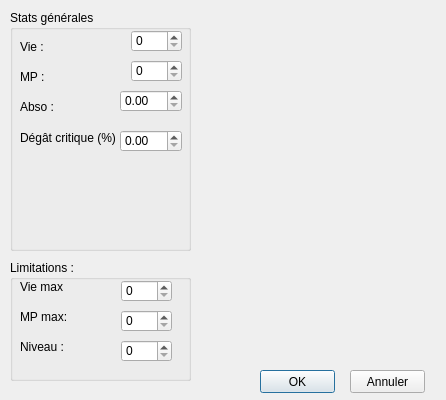
<?xml version="1.0" encoding="UTF-8"?>
<ui version="4.0">
 <class>StatsModifier</class>
 <widget class="QDialog" name="StatsModifier">
  <property name="geometry">
   <rect>
    <x>0</x>
    <y>0</y>
    <width>446</width>
    <height>400</height>
   </rect>
  </property>
  <property name="windowTitle">
   <string>Modificateur de stats</string>
  </property>
  <property name="modal">
   <bool>true</bool>
  </property>
  <widget class="QGroupBox" name="groupBox">
   <property name="geometry">
    <rect>
     <x>10</x>
     <y>10</y>
     <width>181</width>
     <height>241</height>
    </rect>
   </property>
   <property name="title">
    <string>Stats générales</string>
   </property>
   <widget class="QLabel" name="label">
    <property name="geometry">
     <rect>
      <x>10</x>
      <y>30</y>
      <width>47</width>
      <height>13</height>
     </rect>
    </property>
    <property name="text">
     <string>Vie :</string>
    </property>
   </widget>
   <widget class="QLabel" name="label_2">
    <property name="geometry">
     <rect>
      <x>10</x>
      <y>60</y>
      <width>47</width>
      <height>13</height>
     </rect>
    </property>
    <property name="text">
     <string>MP :</string>
    </property>
   </widget>
   <widget class="QLabel" name="label_6">
    <property name="geometry">
     <rect>
      <x>10</x>
      <y>90</y>
      <width>47</width>
      <height>13</height>
     </rect>
    </property>
    <property name="text">
     <string>Abso :</string>
    </property>
   </widget>
   <widget class="QLabel" name="label_7">
    <property name="geometry">
     <rect>
      <x>10</x>
      <y>120</y>
      <width>101</width>
      <height>16</height>
     </rect>
    </property>
    <property name="text">
     <string>Dégât critique (%) :</string>
    </property>
   </widget>
   <widget class="QSpinBox" name="vieSpinBox">
    <property name="geometry">
     <rect>
      <x>121</x>
      <y>20</y>
      <width>51</width>
      <height>22</height>
     </rect>
    </property>
   </widget>
   <widget class="QSpinBox" name="mpSpinBox">
    <property name="geometry">
     <rect>
      <x>121</x>
      <y>50</y>
      <width>51</width>
      <height>22</height>
     </rect>
    </property>
   </widget>
   <widget class="QDoubleSpinBox" name="absoSpinBox">
    <property name="geometry">
     <rect>
      <x>110</x>
      <y>80</y>
      <width>62</width>
      <height>22</height>
     </rect>
    </property>
   </widget>
   <widget class="QDoubleSpinBox" name="critSpinBox">
    <property name="geometry">
     <rect>
      <x>110</x>
      <y>120</y>
      <width>62</width>
      <height>22</height>
     </rect>
    </property>
   </widget>
  </widget>
  <widget class="QGroupBox" name="groupBox_2">
   <property name="geometry">
    <rect>
     <x>10</x>
     <y>260</y>
     <width>181</width>
     <height>121</height>
    </rect>
   </property>
   <property name="title">
    <string>Limitations :</string>
   </property>
   <widget class="QLabel" name="label_3">
    <property name="geometry">
     <rect>
      <x>10</x>
      <y>20</y>
      <width>47</width>
      <height>13</height>
     </rect>
    </property>
    <property name="text">
     <string>Vie max :</string>
    </property>
   </widget>
   <widget class="QLabel" name="label_4">
    <property name="geometry">
     <rect>
      <x>10</x>
      <y>50</y>
      <width>47</width>
      <height>13</height>
     </rect>
    </property>
    <property name="text">
     <string>MP max:</string>
    </property>
   </widget>
   <widget class="QLabel" name="label_5">
    <property name="geometry">
     <rect>
      <x>10</x>
      <y>80</y>
      <width>47</width>
      <height>13</height>
     </rect>
    </property>
    <property name="text">
     <string>Niveau :</string>
    </property>
   </widget>
   <widget class="QSpinBox" name="maxVieSpinBox">
    <property name="geometry">
     <rect>
      <x>111</x>
      <y>20</y>
      <width>51</width>
      <height>22</height>
     </rect>
    </property>
   </widget>
   <widget class="QSpinBox" name="maxMpSpinBox">
    <property name="geometry">
     <rect>
      <x>111</x>
      <y>50</y>
      <width>51</width>
      <height>22</height>
     </rect>
    </property>
   </widget>
   <widget class="QSpinBox" name="levelSpinBox">
    <property name="geometry">
     <rect>
      <x>111</x>
      <y>80</y>
      <width>51</width>
      <height>22</height>
     </rect>
    </property>
   </widget>
  </widget>
  <widget class="QPushButton" name="pushButton">
   <property name="geometry">
    <rect>
     <x>260</x>
     <y>370</y>
     <width>75</width>
     <height>23</height>
    </rect>
   </property>
   <property name="text">
    <string>OK</string>
   </property>
  </widget>
  <widget class="QPushButton" name="pushButton_2">
   <property name="geometry">
    <rect>
     <x>350</x>
     <y>370</y>
     <width>75</width>
     <height>23</height>
    </rect>
   </property>
   <property name="text">
    <string>Annuler</string>
   </property>
  </widget>
 </widget>
 <resources/>
 <connections/>
</ui>
